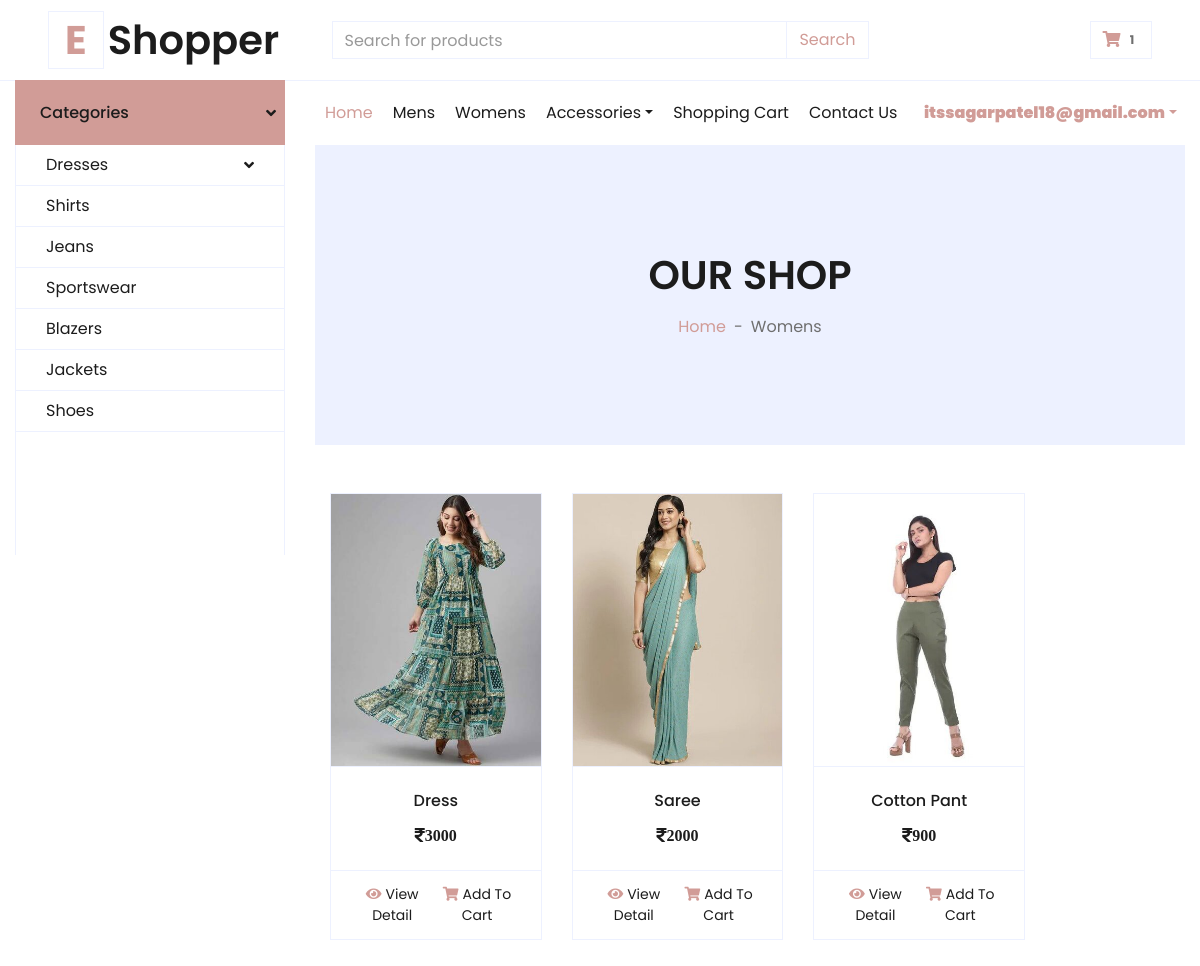
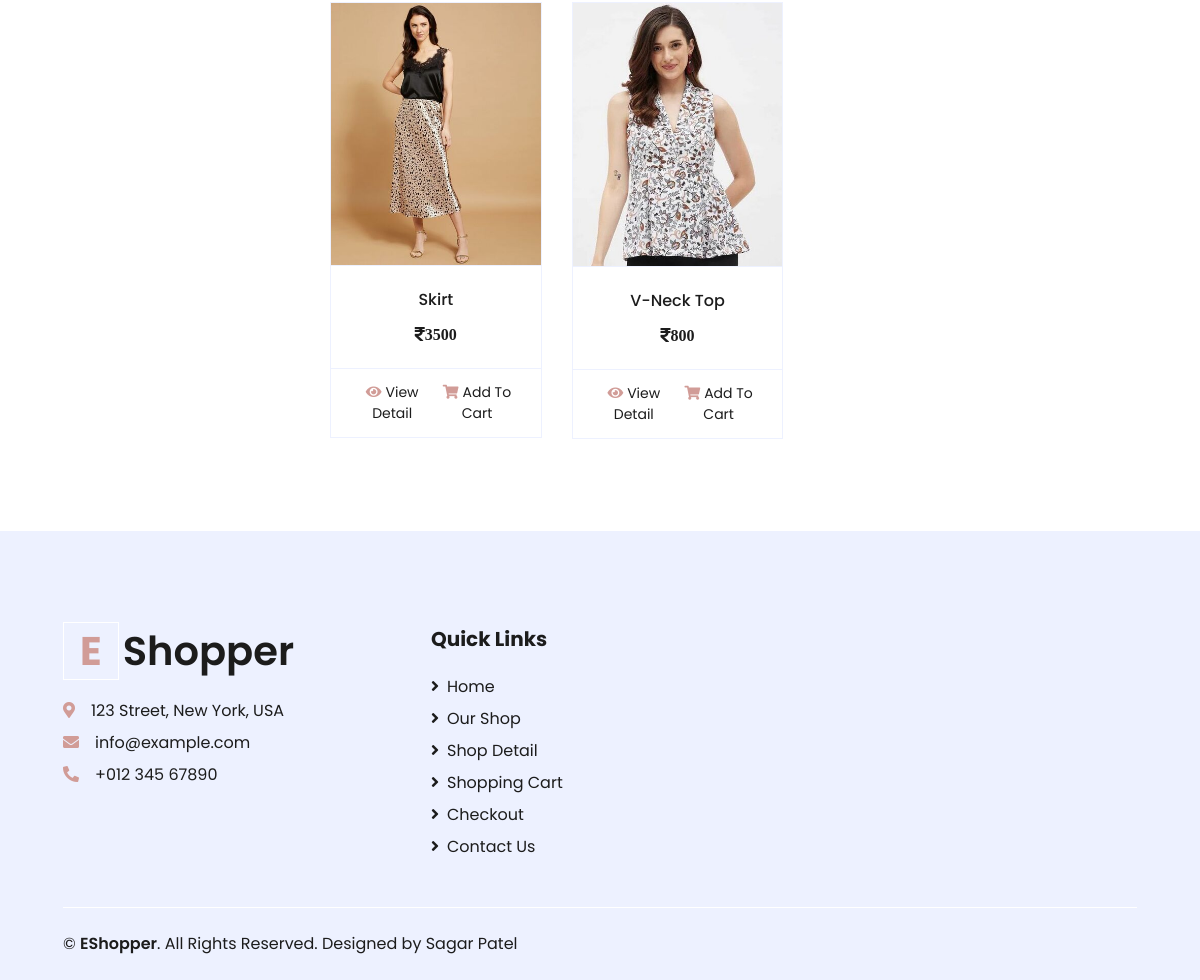
Page /womens.php (signed in) on the committed database (2 pictures, top to bottom).
### tables this page shows
CREATE TABLE `product` (
  `product_id` int(11) NOT NULL,
  `name` varchar(100) DEFAULT NULL,
  `description` varchar(100) DEFAULT NULL,
  `price` int(11) DEFAULT NULL,
  `product_keyword` varchar(255) DEFAULT NULL,
  `image` varchar(255) DEFAULT NULL,
  `category` varchar(100) DEFAULT NULL,
  `date` timestamp NOT NULL DEFAULT current_timestamp() ON UPDATE current_timestamp(),
  `status` varchar(11) DEFAULT NULL
);

### womens.php (the view, shortened to what this page needs)
<?php
include('header.php');
include("./includes/logs.php");
?>
<div class="container-fluid bg-secondary mb-5">
  <div class="d-flex flex-column align-items-center justify-content-center" style="min-height: 300px">
    <h1 class="font-weight-semi-bold text-uppercase mb-3">Our Shop</h1>
    <div class="d-inline-flex">
      <p class="m-0"><a href="index.php">Home</a></p>
      <p class="m-0 px-2">-</p>
      <p class="m-0">Womens</p>
    </div>
  </div>
</div>
<div class="col-lg-10 col-md-12">
  <div class="row pb-3">
    <?php
    $select_query = "SELECT * FROM product where category = 'womens'";
    $result_query = mysqli_query($conn, $select_query);
    while ($row = mysqli_fetch_array($result_query)) {
      $product_id = $row['product_id'];
      $product_name = $row['name'];
      $product_price = $row['price'];
      $product_image = $row['image'];
      echo "<div class='col-lg-4 col-md-6 col-sm-12 pb-1'>
      <div class='card product-item border-0 mb-4'>
        <div class='card-header product-img position-relative overflow-hidden bg-transparent border p-0'>
          <img class='img-fluid w-100 h-auto style='object-fit: contain' src='$product_image' alt=''>
        </div>
        <div class='card-body border-left border-right text-center p-0 pt-4 pb-3'>
          <h6 class='text-truncate mb-3'>$product_name</h6>
          <div class='d-flex justify-content-center'>
            <h6><i class='fas fa-rupee-sign'>$product_price</i></h6>
          </div>
        </div>
        <div class='card-footer d-flex justify-content-between bg-light border'>
          <a href='detail.php' class='btn btn-sm text-dark p-0'><i class='fas fa-eye text-primary mr-1'></i>View Detail</a>
          <a href='mens.php?add_to_cart=$product_id' class='btn btn-sm text-dark p-0'><i class='fas fa-shopping-cart text-primary mr-1'></i>Add To
            Cart</a>
        </div>
      </div>
    </div>";
    }
    ?>
  </div>
</div>
</div>
</div>
</div>
<?php include('footer.php'); ?>

### rows in the picture
product: image (picture), name "Dress", price "3000"
product: image (picture), name "Saree", price "2000"
product: image (picture), name "Cotton Pant", price "900"
product: image (picture), name "Skirt", price "3500"
product: image (picture), name "V-Neck Top", price "800"

### other values in the picture
$i "1"
$_SESSION['email'] "itssagarpatel18@gmail.com"
